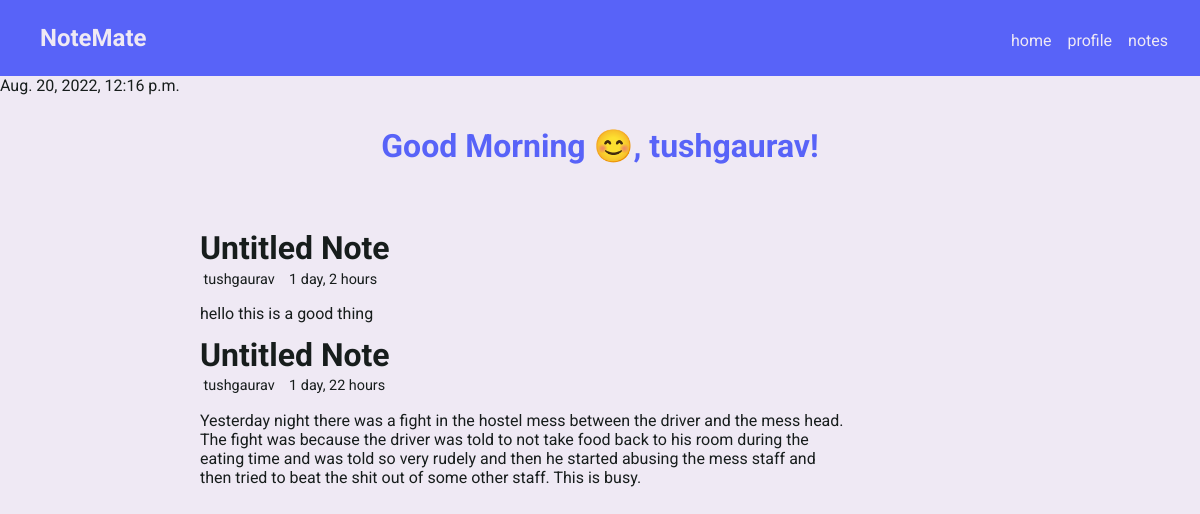
Page / (signed in) on the earlier database version.
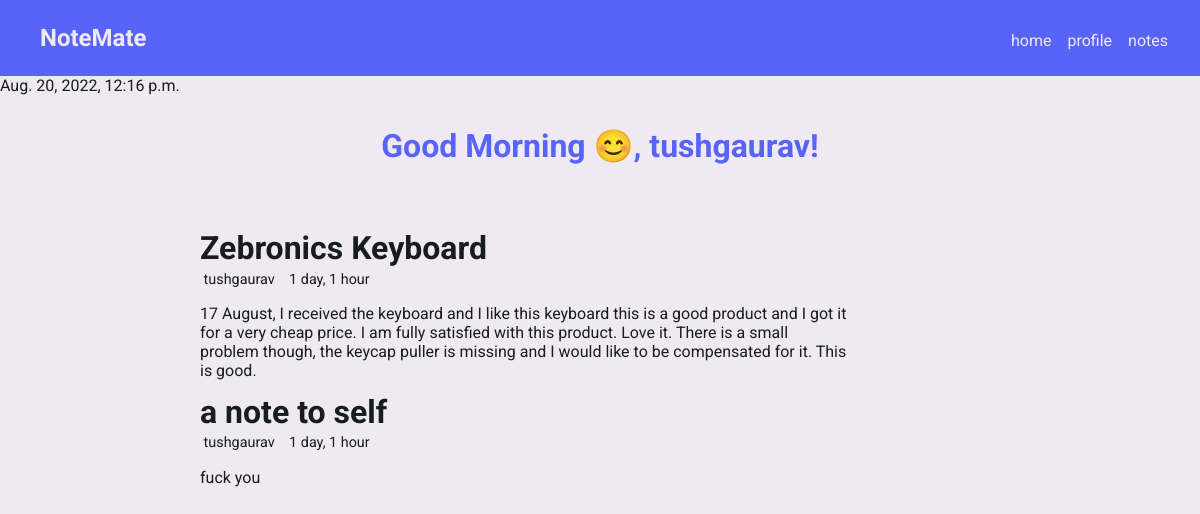
Same page on the later database version.
### notes/models.py (models this page shows, shortened)
class Note(models.Model):
    user = models.ForeignKey(User, on_delete=models.CASCADE)
    title = models.CharField(max_length=255, default="Untitled Note")
    content = models.TextField()
    date_added = models.DateTimeField(auto_now_add=True)
    date_updated = models.DateTimeField(auto_now=True)
    class Meta:
        ordering = ['-date_updated', '-date_added']

### notes/views.py (the view)
# urls.py: 2. Add a URL to urlpatterns:  path('', views.home, name='home')
def home(request):
    time = datetime.datetime.now()
    notes = Note.objects.filter(user = request.user)[:2]
    context = {
        'notes': notes,
        'time': time
    }
    return render(request, 'notes/home.html', context)

### notes/templates/notes/home.html (shortened to what this page needs)
{% extends 'base_template.html' %}
{% block content %}
{% include 'navbar.html' %}
{{ time }}
<div class="container">
    <div class="row">
        <div class="hero-section">
            <h1 class="greeting-text">Good Morning 😊, {{ request.user }}!</h1>
        </div>
    </div>
    {% for note in notes %}
    <div class="notes">
        <h1>{{ note.title }}</h1>
        <div class="note_info">
            <p>{{ note.user }}</p>
            <p>{{ note.date_updated | timesince }}</p>
        </div>
        <p class="content">
            {{ note.content }}
        </p>
    </div>
    {% endfor %}
{% endblock %}

Differences in the rows shown:
no longer on this page (row unchanged): Note: title "Untitled Note", user "tushgaurav", date_updated "1 day, 22 hours", content "Yesterday night there was a fight in the hostel mess between the driver and the mess head. The fight was because the driver was told to not take food back to his room during the eating time and was told so very rudely and then he started abusing the mess staff and then tried to beat the shit out of some other staff. This is busy."
now on this page (row edited): Note: title "Zebronics Keyboard", user "tushgaurav", date_updated "1 day, 1 hour", content "17 August, I received the keyboard and I like this keyboard this is a good product and I got it for a very cheap price. I am fully satisfied with this product. Love it. There is a small problem though, the keycap puller is missing and I would like to be compensated for it. This is good."
changed Note: title "Untitled Note" → "a note to self"; date_updated "1 day, 2 hours" → "1 day, 1 hour"; content "hello this is a good thing" → "fuck you"
